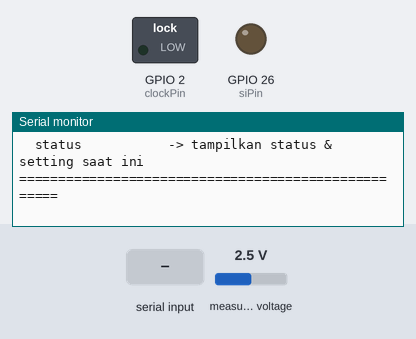
Recording of a sketch running on a simulated ESP32. Shown: switched loads named in the sketch (green lamp = pin HIGH), output pins drawn as LEDs (lit = HIGH), the last lines printed to the serial monitor. The inputs (shaded band) are chosen by the test bench; at power-on: measured voltage 2.5 V.

Above: at 1.7 s.
1.8 s: "auto\n" received over Serial
At 2.4 s:
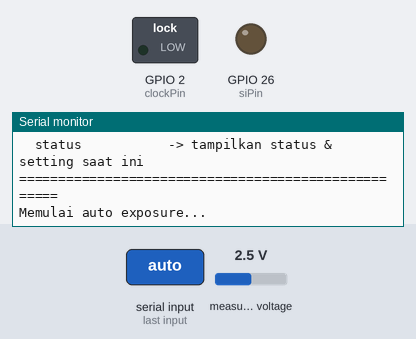
4.3 s: measured voltage set to 1.2 V
At 7.1 s:
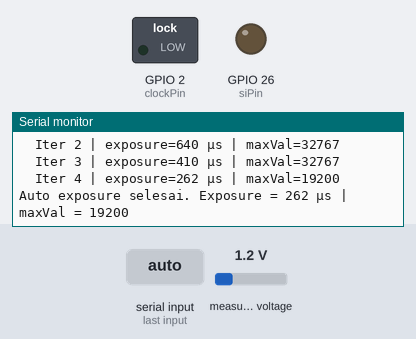
8.8 s: "ref\n" received over Serial
At 11.3 s:
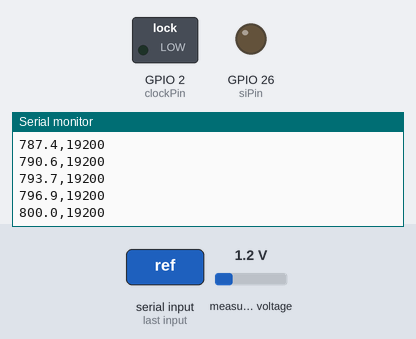
Timing chart, 0 to 12.3 s (numbered marks = the images above; inputs shaded):
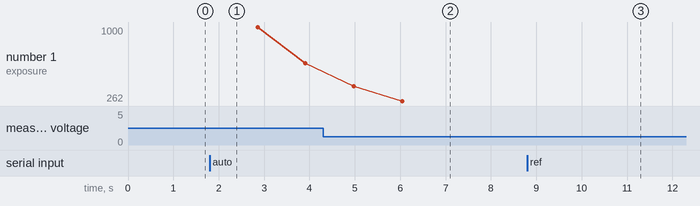

Measured:
- after the input at 1.8 s, the serial monitor: prints a new line at once (image 1)
- after the input at 4.3 s, the serial monitor: prints a new line after 1.7 s (image 2)
- after the input at 8.8 s, the serial monitor: prints a new line after 1.1 s (image 3)

The sketch:

spektro_esp32.ino
```cpp
#include <Wire.h>
#include <Adafruit_ADS1X15.h>

Adafruit_ADS1115 ads;

#define clockPin  2
#define siPin     26
#define SDA_PIN   21
#define SCL_PIN   22

// Pixel Range (0-indexed, 122 pixel aktif)
#define PIXEL_START   0
#define PIXEL_END     127
#define PIXEL_COUNT   (PIXEL_END - PIXEL_START + 1)  // = 122

// Exposure awal
int exposure = 1000;  // µs,

// === Auto Exposure Target ===
#define AE_MIN      16000    // ~50% dari 32767
#define AE_MAX      26000    // ~80% dari 32767
#define AE_EXP_MIN  10    // µs minimum
#define AE_EXP_MAX  100000   // µs maksimum
#define AE_MAX_ITER 20       // batas iterasi

// === Buffer ===
// ESP32 punya 520KB SRAM, tidak perlu khawatir ukuran array
uint16_t  Value[PIXEL_COUNT];       // pixel aktif (index 3-124)
uint16_t  Reference[PIXEL_COUNT];   // referensi blanko
float     Absorbance[PIXEL_COUNT];  // hasil absorbansi

bool hasReference = false;
bool hasScan      = false;
unsigned long utime_Exp = 0;

// === Wavelength mapping linear ===
// pixel 3   -> 400 nm
// pixel 124 -> 800 nm
float pixelToWavelength(int pixelIndex) {
  return 400.0 + (800.0 - 400.0) *
         ((float)(pixelIndex - PIXEL_START) / (float)(PIXEL_END - PIXEL_START));
}

// =====================================================
void setup() {
  pinMode(siPin,    OUTPUT);
  pinMode(clockPin, OUTPUT);
  digitalWrite(clockPin, LOW);
  digitalWrite(siPin,    LOW);

  Serial.begin(115200);  // ESP32 stabil di 115200
  delay(500);

  // Inisialisasi I2C dengan pin custom ESP32
  Wire.begin(SDA_PIN, SCL_PIN);

  // ADS1115 default address 0x48
  if (!ads.begin(0x48, &Wire)) {
    Serial.println("ADS1115 tidak ditemukan! Cek koneksi I2C.");
    while (1) { delay(100); }
  }
  ads.setGain(GAIN_TWO);        // ±4.096V, resolusi ~0.125 mV/bit
  ads.setDataRate(RATE_ADS1115_860SPS);  // sampling rate maksimum

  Serial.println("Pixel aktif : 3 - 124 (0-indexed), total 122 pixel");
  Serial.println("Rentang     : 400 nm - 800 nm");
  Serial.println("Perintah:");
  Serial.println("  auto             -> auto exposure otomatis (target 50-80%)");
  Serial.println("  ref              -> ambil referensi");
  Serial.println("  scan             -> ambil sampel & hitung absorbansi");
  Serial.println("  show absorbance  -> tampilkan absorbansi terakhir");
  Serial.println("  show intensity   -> tampilkan intensitas terakhir");
  Serial.println("  exposure=XXXX    -> set exposure manual dalam µs");
  Serial.println("  status           -> tampilkan status & setting saat ini");
  Serial.println("====================================================");
}

// =====================================================
void loop() {
  if (Serial.available()) {
    String cmd = Serial.readStringUntil('\n');
    cmd.trim();
    cmd.toLowerCase();

    if (cmd.startsWith("exposure=")) {
      int val = cmd.substring(9).toInt();
      if (val >= AE_EXP_MIN && val <= AE_EXP_MAX) {
        exposure = val;
        Serial.print("Exposure diset ke: ");
        Serial.print(exposure);
        Serial.println(" µs");
      } else {
        Serial.print("Nilai tidak valid. Rentang: ");
        Serial.print(AE_EXP_MIN);
        Serial.print(" - ");
        Serial.print(AE_EXP_MAX);
        Serial.println(" µs");
      }
    }

    // Auto Exposure
    else if (cmd == "auto") {
      autoExposure();
    }

    // Ambil referensi
    else if (cmd == "ref") {
      getCamera();
      for (int i = 0; i < PIXEL_COUNT; i++) {
        Reference[i] = Value[i];
      }
      hasReference = true;
      Serial.println("Referensi tersimpan.");
      Serial.println("wavelength_nm,intensity_ref");
      printIntensity(Reference);
    }

    // Ambil sampel & hitung absorbansi
    else if (cmd == "scan") {
      if (!hasReference) {
        Serial.println("Belum ada referensi! Gunakan 'ref' terlebih dahulu.");
        return;
      }
      getCamera();
      hasScan = true;

      for (int i = 0; i < PIXEL_COUNT; i++) {
        float I  = (float)Value[i];
        float I0 = (float)Reference[i];
        if (I > 0.0 && I0 > 0.0) {
          Absorbance[i] = log10(I0 / I);
        } else {
          Absorbance[i] = 0.0;
        }
      }

      Serial.print("Waktu ekspose : ");
      Serial.print(utime_Exp);
      Serial.println(" µs");
      Serial.println("wavelength_nm,absorbance");
      printAbsorbance();
    }

    // Tampilkan absorbansi terakhir
    else if (cmd == "show absorbance") {
      if (!hasScan) {
        Serial.println("Belum ada data scan.");
        return;
      }
      Serial.println("wavelength_nm,absorbance");
      printAbsorbance();
    }

    // Tampilkan intensitas terakhir
    else if (cmd == "show intensity") {
      Serial.println("wavelength_nm,intensity");
      printIntensity(Value);
    }

    // Status sistem
    else if (cmd == "status") {
      Serial.println("--- Status Sistem ---");
      Serial.print("Exposure      : "); Serial.print(exposure); Serial.println(" µs");
      Serial.print("Referensi     : "); Serial.println(hasReference ? "Ada" : "Belum diambil");
      Serial.print("Data scan     : "); Serial.println(hasScan ? "Ada" : "Belum scan");
      Serial.print("Free heap     : "); Serial.print(ESP.getFreeHeap()); Serial.println(" bytes");
      Serial.println("---------------------");
    }

    else {
      Serial.print("Perintah tidak dikenal: ");
      Serial.println(cmd);
    }
  }
}

// =====================================================
void getCamera() {
  // --- SI pulse: mulai integrasi ---
  digitalWrite(clockPin, LOW);
  digitalWrite(siPin, HIGH);
  digitalWrite(clockPin, HIGH);
  digitalWrite(siPin, LOW);
  digitalWrite(clockPin, LOW);

  // Clock out 128 siklus (periode integrasi)
  for (int j = 0; j < 128; j++) {
    digitalWrite(clockPin, HIGH);
    digitalWrite(clockPin, LOW);
  }

  // Tunggu exposure
  utime_Exp = micros();
  delayMicroseconds(exposure);
  utime_Exp = micros() - utime_Exp;

  // --- SI pulse kedua: mulai readout ---
  digitalWrite(siPin, HIGH);
  digitalWrite(clockPin, HIGH);
  digitalWrite(siPin, LOW);
  digitalWrite(clockPin, LOW);

  // --- Baca 128 pixel, simpan langsung hanya yang aktif ---
  for (int j = 0; j < 128; j++) {
    delayMicroseconds(20);  // settling time
    int16_t val = ads.readADC_SingleEnded(3);  // channel A0
    if (val < 0) val = 0;

    if (j >= PIXEL_START && j <= PIXEL_END) {
      Value[j - PIXEL_START] = (uint16_t)val;
    }

    digitalWrite(clockPin, HIGH);
    digitalWrite(clockPin, LOW);
  }
}

// =====================================================
// Auto Exposure: sesuaikan exposure agar nilai puncak
// berada di rentang AE_MIN - AE_MAX (50-80% dari 32767)
// =====================================================
void autoExposure() {
  Serial.println("Memulai auto exposure...");

  int maxVal = 0;
  int iter   = 0;

  while (iter < AE_MAX_ITER) {
    getCamera();

    // Cari nilai maksimum dari pixel aktif
    maxVal = 0;
    for (int i = 0; i < PIXEL_COUNT; i++) {
      if (Value[i] > maxVal) maxVal = Value[i];
    }

    Serial.print("  Iter ");
    Serial.print(iter + 1);
    Serial.print(" | exposure=");
    Serial.print(exposure);
    Serial.print(" µs | maxVal=");
    Serial.println(maxVal);

    // Sudah di rentang target?
    if (maxVal >= AE_MIN && maxVal <= AE_MAX) break;

    // Hitung exposure baru secara proporsional
    float target = (AE_MIN + AE_MAX) / 2.0;  // target = 21000
    if (maxVal == 0) maxVal = 1;

    long newExposure = (long)((float)exposure * (target / (float)maxVal));
    exposure = (int)constrain(newExposure, AE_EXP_MIN, AE_EXP_MAX);

    iter++;
  }

  if (maxVal >= AE_MIN && maxVal <= AE_MAX) {
    Serial.print("Auto exposure selesai. Exposure = ");
    Serial.print(exposure);
    Serial.print(" µs | maxVal = ");
    Serial.println(maxVal);
  } else {
    Serial.println("PERINGATAN: Auto exposure tidak konvergen.");
    Serial.println("Periksa sumber cahaya atau atur manual.");
    Serial.print("Exposure terakhir = ");
    Serial.print(exposure);
    Serial.print(" µs | maxVal = ");
    Serial.println(maxVal);
  }
}


// Print intensitas dengan label wavelength
void printIntensity(uint16_t* data) {
  for (int i = 0; i < PIXEL_COUNT; i++) {
    Serial.print(pixelToWavelength(i + PIXEL_START), 1);
    Serial.print(",");
    Serial.println(data[i]);
  }
}

// Print absorbansi dengan label wavelength (CSV)
void printAbsorbance() {
  for (int i = 0; i < PIXEL_COUNT; i++) {
    Serial.print(pixelToWavelength(i + PIXEL_START), 1);
    Serial.print(",");
    Serial.println(Absorbance[i], 4);
  }
}
```
